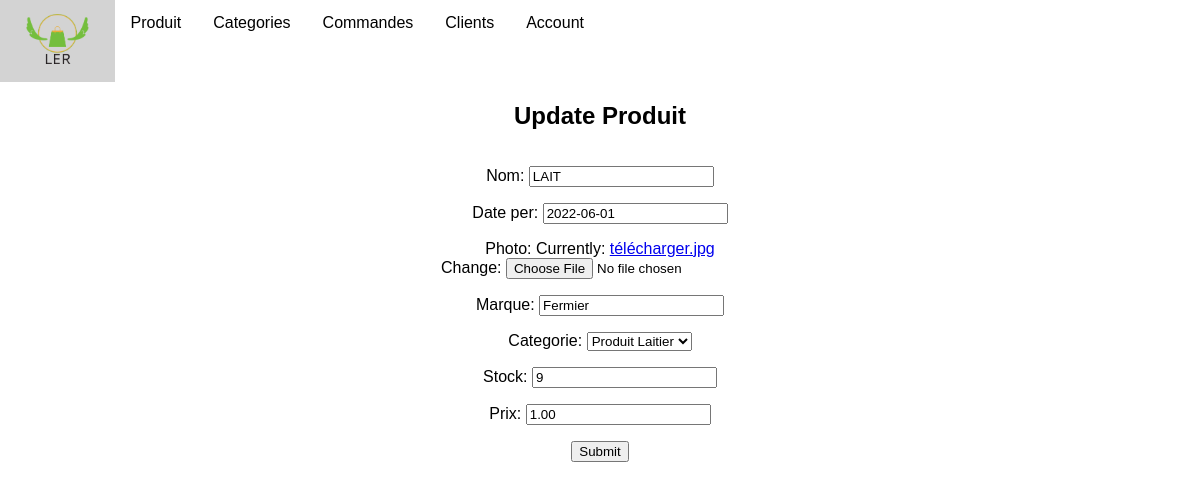
/employer/produit/update/2/, run on an earlier commit of the app's database.
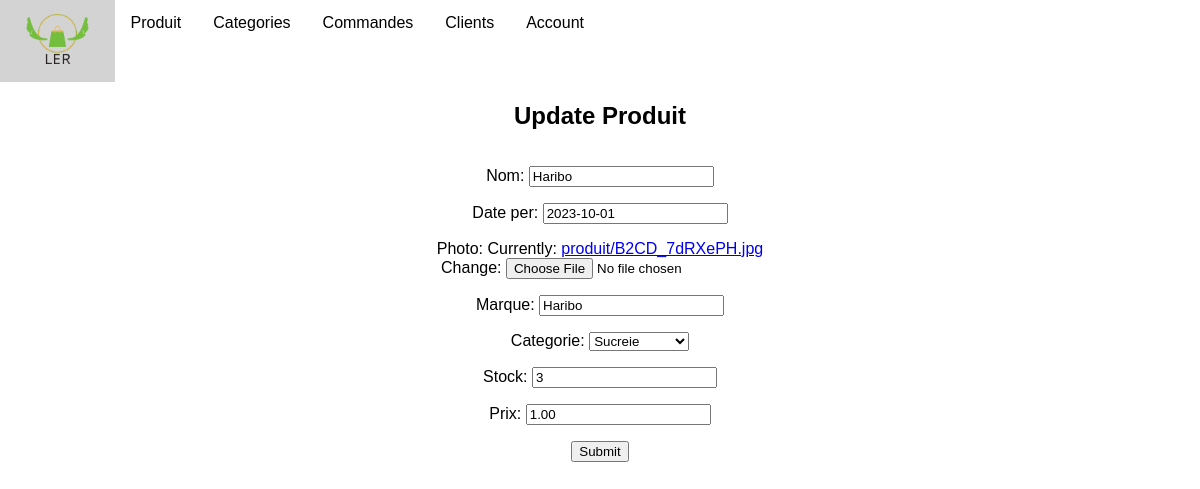
And on a later commit of the database.
### employer/models.py (models this page shows, shortened)
class Produits(models.Model):
    nom = models.CharField(max_length=30,null=False)
    date_per = models.DateField(null=False)
    photo = models.FileField(blank=False,upload_to="produit")
    marque = models.CharField(max_length=30)
    categorie = models.ForeignKey(Categories,on_delete=models.SET_NULL,null=True)
    stock = models.PositiveIntegerField()
    prix = models.DecimalField(max_digits=10, decimal_places=2)

class Categories(models.Model):
    nom = models.CharField(max_length=30,null=False)
    descriptif = models.TextField(max_length=100,null=True)
    def __str__(self) -> str:
        return self.nom

### employer/views/produit/produit_update.py (the view)
# urls.py: path('produit/update/<int:pk>/', ProduitUpdateView.as_view(), name='produit_update'),
class ProduitUpdateView(UpdateView):
    model = Produits
    fields = '__all__'
    template_name = "produit/produit_update.html"
    success_url = reverse_lazy('produit_list')

### Drive/templates/produit/produit_update.html (shortened to what this page needs)
{% extends "main.html" %}
{% block content %}
<h2 class="form-title">Update Produit</h2>
<form method="post">
    {{ form.as_p }}
    <input type="submit" value="Submit" />
</form>
{% endblock %}

What changed in the data, as far as the page shows it:
changed Produits: nom "LAIT" → "Haribo"; date_per "2022-06-01" → "2023-10-01"; marque "Fermier" → "Haribo"; categorie "Produit Laitier" → "Sucreie"; stock "9" → "3"
Also different on the page:
text no longer shown: "Nom: Date per: Photo: Currently: télécharger.jpg Change: Marque: Categorie: Stock: Prix:"
text now shown: "Nom: Date per: Photo: Currently: produit/B2CD_7dRXePH.jpg Change: Marque: Categorie: Stock: Prix:"
